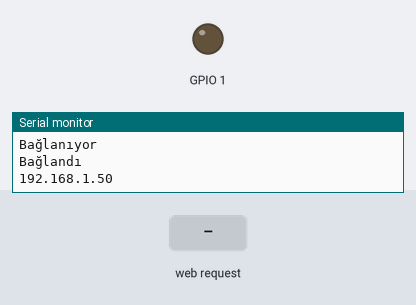
A sketch run on a simulated ESP32. Parts: output pins drawn as LEDs (lit = HIGH), the last lines printed to the serial monitor. Inputs (shaded band) come from the test bench. WiFi joins after 1.5 s; servers stay silent unless stated.

Above: at 3.2 s.
3.3 s: HTTP request GET /YAK received
At 4.4 s:
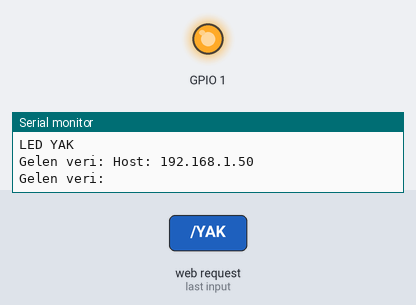
4.8 s: HTTP request GET /SONDUR received
At 5.5 s:
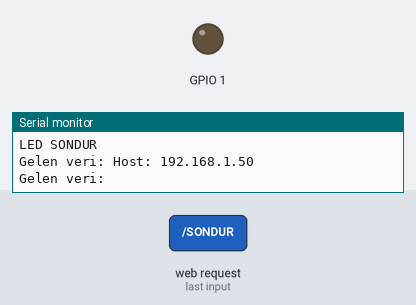
Timing chart, 0 to 7.8 s (numbered marks = the images above; inputs shaded):
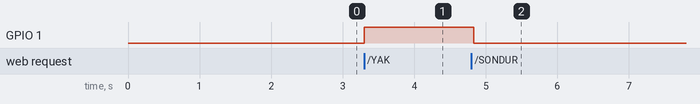

The sketch:

sketch_jul2b.ino
```cpp
#include <WiFi.h>

const char* ssid = "Modem adı";
const char* password = "modem şifresi";


WiFiServer server(1234);

void setup() {
  pinMode(D0,OUTPUT);
  Serial.begin(9600);
  WiFi.begin(ssid, password);
  server.begin();
  Serial.println("Bağlanılıyor...");

  while (WiFi.status() != WL_CONNECTED) {
    delay(1000);
    Serial.println("Bağlanıyor");
  }

  Serial.println("Bağlandı");
  Serial.println(WiFi.localIP());
}

void loop() {
  WiFiClient client = server.available();

  if (client) {
    Serial.println("Yeni istemci baglandi.");

    while (client.connected()) {
      if (client.available()) {
        String data = client.readStringUntil('\n');
        Serial.print("Gelen veri: ");
        Serial.println(data);

        if (data.indexOf("YAK") >= 0) {
          digitalWrite(D0, HIGH);
          Serial.println("LED YAK");

        }

        if (data.indexOf("SONDUR") >= 0) {
          digitalWrite(D0, LOW);
          Serial.println("LED SONDUR");
        }

      }
    }

    client.stop();
    Serial.println("Istemci baglantisi sonlandirildi.");
  }
}
```

Measured:
- after the input at 3.3 s, GPIO 1: LOW → HIGH at once
- after the input at 4.8 s, GPIO 1: HIGH → LOW at once
